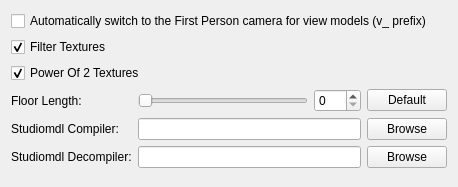
<?xml version="1.0" encoding="UTF-8"?>
<ui version="4.0">
 <class>ui::options::OptionsPageStudioModel</class>
 <widget class="QWidget" name="ui::options::OptionsPageStudioModel">
  <property name="geometry">
   <rect>
    <x>0</x>
    <y>0</y>
    <width>458</width>
    <height>187</height>
   </rect>
  </property>
  <property name="windowTitle">
   <string>Form</string>
  </property>
  <layout class="QVBoxLayout" name="verticalLayout">
   <item>
    <layout class="QGridLayout" name="gridLayout_3">
     <property name="bottomMargin">
      <number>0</number>
     </property>
     <item row="4" column="0">
      <widget class="QLabel" name="label_2">
       <property name="text">
        <string>Studiomdl Compiler:</string>
       </property>
      </widget>
     </item>
     <item row="5" column="3">
      <widget class="QPushButton" name="BrowseDecompiler">
       <property name="text">
        <string>Browse</string>
       </property>
      </widget>
     </item>
     <item row="3" column="2">
      <widget class="QSpinBox" name="FloorLengthSpinner">
       <property name="maximum">
        <number>100</number>
       </property>
      </widget>
     </item>
     <item row="3" column="3">
      <widget class="QPushButton" name="ResetFloorLength">
       <property name="text">
        <string>Default</string>
       </property>
      </widget>
     </item>
     <item row="3" column="1">
      <widget class="QSlider" name="FloorLengthSlider">
       <property name="orientation">
        <enum>Qt::Horizontal</enum>
       </property>
      </widget>
     </item>
     <item row="4" column="3">
      <widget class="QPushButton" name="BrowseCompiler">
       <property name="text">
        <string>Browse</string>
       </property>
      </widget>
     </item>
     <item row="5" column="1" colspan="2">
      <widget class="QLineEdit" name="Decompiler"/>
     </item>
     <item row="0" column="0" colspan="4">
      <widget class="QCheckBox" name="AutodetectViewmodels">
       <property name="text">
        <string>Automatically switch to the First Person camera for view models (v_ prefix)</string>
       </property>
      </widget>
     </item>
     <item row="4" column="1" colspan="2">
      <widget class="QLineEdit" name="Compiler"/>
     </item>
     <item row="5" column="0">
      <widget class="QLabel" name="label_3">
       <property name="text">
        <string>Studiomdl Decompiler:</string>
       </property>
      </widget>
     </item>
     <item row="3" column="0">
      <widget class="QLabel" name="label">
       <property name="text">
        <string>Floor Length:</string>
       </property>
      </widget>
     </item>
     <item row="1" column="0" colspan="4">
      <widget class="QCheckBox" name="FilterTextures">
       <property name="text">
        <string>Filter Textures</string>
       </property>
       <property name="checked">
        <bool>true</bool>
       </property>
      </widget>
     </item>
     <item row="6" column="0">
      <spacer name="verticalSpacer">
       <property name="orientation">
        <enum>Qt::Vertical</enum>
       </property>
       <property name="sizeHint" stdset="0">
        <size>
         <width>20</width>
         <height>0</height>
        </size>
       </property>
      </spacer>
     </item>
     <item row="2" column="0" colspan="4">
      <widget class="QCheckBox" name="PowerOf2Textures">
       <property name="text">
        <string>Power Of 2 Textures</string>
       </property>
       <property name="checked">
        <bool>true</bool>
       </property>
      </widget>
     </item>
    </layout>
   </item>
  </layout>
 </widget>
 <resources/>
 <connections/>
</ui>
